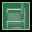

The image is a tile-based game level rendered from a .tmx file. Its description and source (layers, tilesets, objects; grid data summarised) follow:
An orthogonal 1x1 tile map with 32x32 px tiles, 2 tile layers (dynamics, collision), 1 hidden layer not drawn, 4 tilesets.

<map version="1.0" orientation="orthogonal" width="1" height="1" tilewidth="32" tileheight="32">
 <tileset firstgid="1" name="furniture-modern" tilewidth="32" tileheight="32">
  <image source="../maps/graphics/tiles/furniture-modern.png" width="512" height="512" />
 </tileset>
 <tileset firstgid="257" name="furniture-placement" tilewidth="32" tileheight="32">
  <image source="../maps/graphics/tiles/furniture-placement.png" width="64" height="64" />
  <tile id="2">
   <properties>
    <property name="constraint" value="ground" />
   </properties>
  </tile>
  <tile id="3">
   <properties>
    <property name="constraint" value="wall" />
   </properties>
  </tile>
 </tileset>
 <tileset firstgid="261" name="collision" tilewidth="32" tileheight="32">
  <image source="../maps/graphics/tiles/collision.png" width="64" height="64" />
  <tile id="2">
   <properties>
    <property name="transient" value="" />
   </properties>
  </tile>
 </tileset>
 <tileset firstgid="265" name="future-obj1" tilewidth="32" tileheight="32">
  <image source="../image-atlases/future-obj1.png" width="512" height="512" />
 </tileset>
 <layer name="dynamics" width="1" height="1">
  <properties>
   <property name="category" value="low" />
  </properties>
  <data>[1 cells, 1 non-empty, 1 distinct tile ids]</data>
 </layer>
 <layer name="constraints" width="1" height="1" visible="0">
  <data>[1 cells, 1 non-empty, 1 distinct tile ids]</data>
 </layer>
 <layer name="collision" width="1" height="1">
  <data>[1 cells, 1 non-empty, 1 distinct tile ids]</data>
 </layer>
</map>
